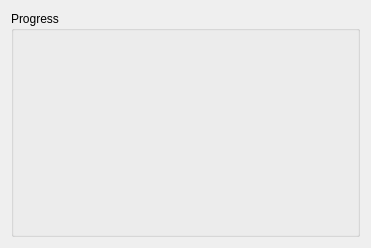
<?xml version="1.0" encoding="UTF-8"?>
<ui version="4.0">
 <class>MTStatus</class>
 <widget class="QWidget" name="MTStatus">
  <property name="geometry">
   <rect>
    <x>0</x>
    <y>0</y>
    <width>371</width>
    <height>248</height>
   </rect>
  </property>
  <property name="windowTitle">
   <string>Form</string>
  </property>
  <layout class="QGridLayout" name="gridLayout_2">
   <item row="0" column="0">
    <widget class="QGroupBox" name="groupBox">
     <property name="title">
      <string>Progress</string>
     </property>
     <layout class="QGridLayout" name="gridLayout">
      <item row="0" column="0">
       <layout class="QVBoxLayout" name="verticalLayout"/>
      </item>
     </layout>
    </widget>
   </item>
  </layout>
 </widget>
 <resources/>
 <connections/>
</ui>
